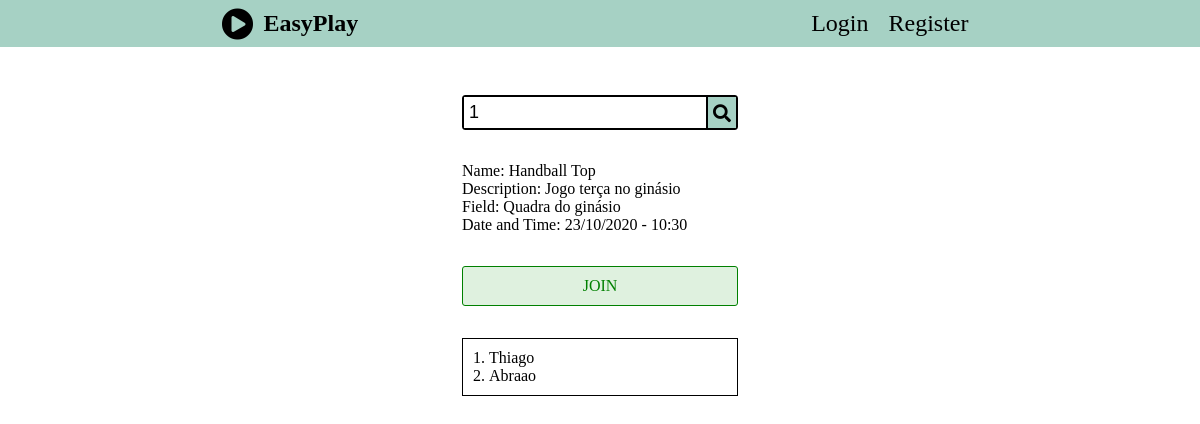
The app's page /games/1 with its own data.
### application.py (models this page shows, shortened)
class Game(db.Model):
    __tablename__ = 'games'
    id = db.Column(db.Integer, primary_key=True)
    admin_id = db.Column(db.Integer, db.ForeignKey('users.id'))
    admin = db.relationship('User', backref='admin', lazy='joined')
    name = db.Column(db.String(64))
    description = db.Column(db.String(100))
    date = db.Column(db.Date())
    time = db.Column(db.Time())
    field = db.Column(db.String(100), nullable=True)
    players = db.relationship('User', secondary="game_players")

class User(UserMixin, db.Model):
    __tablename__ = 'users'
    id = db.Column(db.Integer, primary_key=True)
    name = db.Column(db.String(64))
    email = db.Column(db.String(64), unique=True, index=True)
    username = db.Column(db.String(64), unique=True, index=True)
    password_hash = db.Column(db.String(128))
    games = db.relationship('Game', secondary="game_players")
    @property
    def password(self):
        raise AttributeError('password is not a readable attribute')

### application.py (the view)
@app.route('/games/join')
@app.route('/games/<int:id>')
def game_details(id=None):
    game = Game.query.get(id)
    return render_template('game_details.html', game=game)

### templates/game_details.html (shortened to what this page needs)
{% extends 'layout.html' %}
{% block styles %}
<link rel="stylesheet" href="{{ url_for('static', filename='styles/game_details.css') }}">
{% endblock %}
{% block content %}
<div class="content-section">
    <div class="section-wrapper">
        <div class="search-box">
            <form action="" method="GET">
                <input type="text" placeholder="Type here the id of the game" value="{{ game.id }}">
                <button type="submit" class="fas fa-search"></button>
            </form>
        </div>
        <div class="game-details-wrapper">
            {% if game %}
            <div class="game-details">
                <div class="game-detail game-name">
                    Name: {{ game.name }}
                </div>
                <div class="game-detail game-description">
                    Description: {{ game.description }}
                </div>
                <div class="game-detail game-field">
                    Field: {{ game.field }}
                </div>
                <div class="game-detail game-datetime">
                    Date and Time: {{ game.date.day }}/{{ game.date.month }}/{{ game.date.year }} -
                    {{ game.time.hour }}:{{ game.time.minute }}
                </div>
            </div>
            <div class="game-button">
                {% if current_user not in game.players %}
                <a href="{{ url_for('game_join', id=game.id) }}" class="game-join-button">JOIN</a>
                {% else %}
                <a href="{{ url_for('game_quit', id=game.id) }}" class="game-quit-button">QUIT</a>
                {% endif %}
            </div>
            <div class="game-players">
                <ol>
                    {% for player in game.players %}
                    <li>{{ player.name }}</li>
                    {% endfor %}
                </ol>
            </div>
        </div>
        {% else %}
        <span>Type in a valid id</span>
        {% endif %}
    </div>
</div>
{% endblock %}

### static/styles/base_layout.css (style rules this page uses)
*, *::after, *::before { box-sizing: border-box; margin: 0; padding: 0; }

### static/styles/variables.css (style rules this page uses)
:root { --primary-color: rgb(166, 209, 196); --primary-color-darker: rgb(123, 156, 146); --primary-color-lighter: rgb(237, 252, 247); --primary-color-bluer: rgb(20, 143, 214); --soft-gray: rgba(0, 0, 0, 0.322); }

### static/styles/game_details.css (style rules this page uses)
.content-section { display: flex; justify-content: center; margin-top: 3rem; }
.section-wrapper { max-width: 800px; }
.search-box form { display: flex; flex-wrap: nowrap; padding: 0; justify-content: center; border-radius: 3px; border: 1px solid black; }
.search-box button, .search-box input { border: 1px solid; font-size: large; padding: 5px; }
.search-box button { background-color: var(--primary-color); }
.game-details-wrapper { margin-top: 2rem; }
.game-button { margin-top: 2rem; }
.game-button a { display: block; border: 1px solid; padding: 10px; border-radius: 3px; text-align: center; text-decoration: none; }
.game-button .game-join-button { color: green; background-color: rgba(186, 224, 186, 0.459); }
.game-players { margin-top: 2rem; border: 1px solid black; padding: 10px; }
.game-players ol { margin-left: 1rem; }

### records on screen
Game: id "1", name "Handball Top", description "Jogo terça no ginásio", field "Quadra do ginásio", date.day "23", date.month "10", date.year "2020", time.hour "10", time.minute "30"
User: name "Thiago"
User: name "Abraao"
